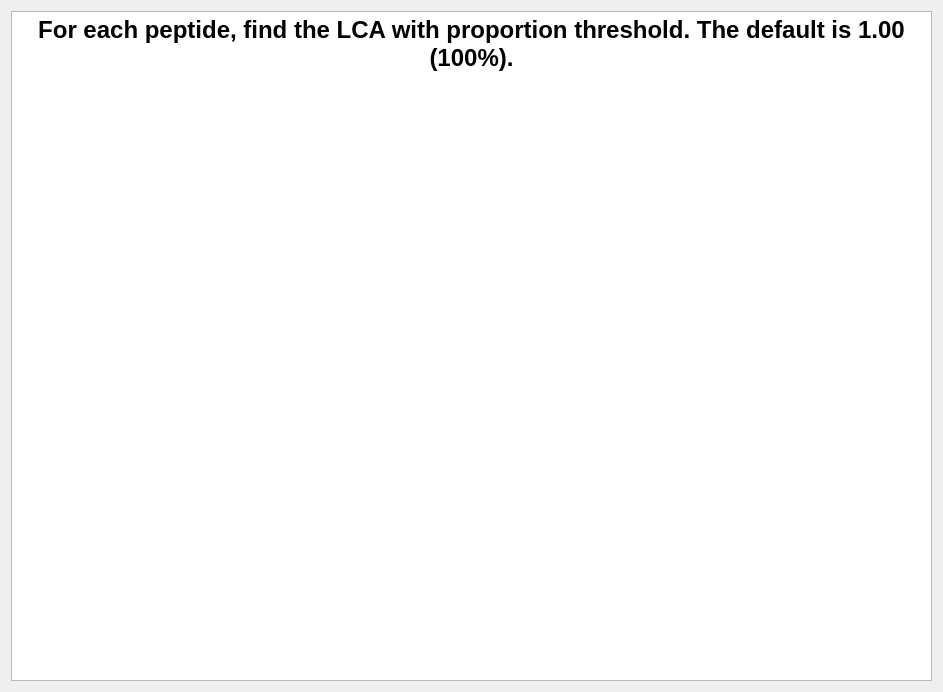
<?xml version="1.0" encoding="UTF-8"?>
<ui version="4.0">
 <class>LcaHelpDialog</class>
 <widget class="QDialog" name="LcaHelpDialog">
  <property name="geometry">
   <rect>
    <x>0</x>
    <y>0</y>
    <width>943</width>
    <height>692</height>
   </rect>
  </property>
  <property name="windowTitle">
   <string>Dialog</string>
  </property>
  <layout class="QGridLayout" name="gridLayout">
   <item row="0" column="0">
    <widget class="QTextBrowser" name="textBrowser">
     <property name="baseSize">
      <size>
       <width>0</width>
       <height>0</height>
      </size>
     </property>
     <property name="html">
      <string>&lt;!DOCTYPE HTML PUBLIC &quot;-//W3C//DTD HTML 4.0//EN&quot; &quot;http://www.w3.org/TR/REC-html40/strict.dtd&quot;&gt;
&lt;html&gt;&lt;head&gt;&lt;meta name=&quot;qrichtext&quot; content=&quot;1&quot; /&gt;&lt;style type=&quot;text/css&quot;&gt;
p, li { white-space: pre-wrap; }
&lt;/style&gt;&lt;/head&gt;&lt;body style=&quot; font-family:'SimSun'; font-size:9pt; font-weight:400; font-style:normal;&quot;&gt;
&lt;p align=&quot;center&quot; style=&quot; margin-top:0px; margin-bottom:0px; margin-left:0px; margin-right:0px; -qt-block-indent:0; text-indent:0px;&quot;&gt;&lt;span style=&quot; font-size:18pt; font-weight:600;&quot;&gt;For each peptide, find the LCA with proportion threshold. The default is 1.00 (100%).&lt;/span&gt;&lt;/p&gt;
&lt;p style=&quot;-qt-paragraph-type:empty; margin-top:0px; margin-bottom:0px; margin-left:0px; margin-right:0px; -qt-block-indent:0; text-indent:0px; font-size:18pt; font-weight:600;&quot;&gt;&lt;br /&gt;&lt;/p&gt;
&lt;p align=&quot;center&quot; style=&quot; margin-top:0px; margin-bottom:0px; margin-left:0px; margin-right:0px; -qt-block-indent:0; text-indent:0px;&quot;&gt;&lt;img src=&quot;:/help/resources/LCA_prop.png&quot; /&gt;&lt;/p&gt;&lt;/body&gt;&lt;/html&gt;</string>
     </property>
    </widget>
   </item>
  </layout>
 </widget>
 <resources>
  <include location="logo.qrc"/>
 </resources>
 <connections/>
</ui>
